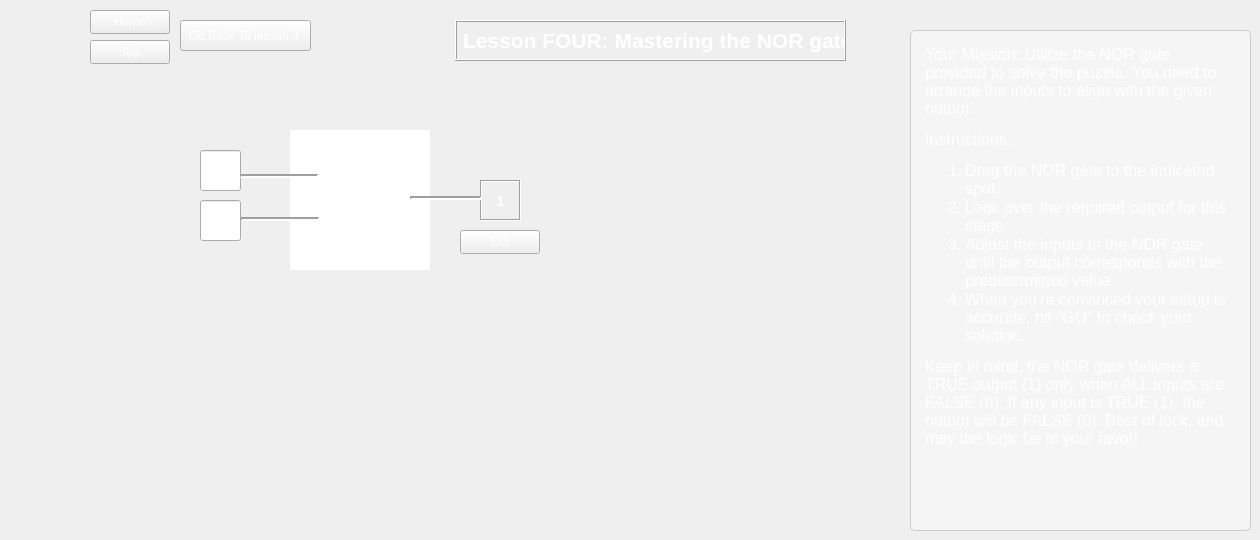
   <widget class="QWidget" name="level4">
    <property name="styleSheet">
     <string notr="true">color: white;</string>
    </property>
    <widget class="CustomLineEdit" name="levelFourInput1">
     <property name="geometry">
      <rect>
       <x>200</x>
       <y>150</y>
       <width>41</width>
       <height>41</height>
      </rect>
     </property>
     <property name="alignment">
      <set>Qt::AlignCenter</set>
     </property>
    </widget>
    <widget class="QPushButton" name="backToLevel1_3">
     <property name="geometry">
      <rect>
       <x>180</x>
       <y>20</y>
       <width>131</width>
       <height>31</height>
      </rect>
     </property>
     <property name="font">
      <font>
       <pointsize>9</pointsize>
      </font>
     </property>
     <property name="text">
      <string>Go Back To lesson 3 </string>
     </property>
    </widget>
    <widget class="CustomLineEdit" name="levelFourInput2">
     <property name="geometry">
      <rect>
       <x>200</x>
       <y>200</y>
       <width>41</width>
       <height>41</height>
      </rect>
     </property>
     <property name="alignment">
      <set>Qt::AlignCenter</set>
     </property>
    </widget>
    <widget class="QPushButton" name="goButtonLevelFour">
     <property name="geometry">
      <rect>
       <x>460</x>
       <y>230</y>
       <width>80</width>
       <height>24</height>
      </rect>
     </property>
     <property name="text">
      <string>GO</string>
     </property>
    </widget>
    <widget class="Custom_GraphicsView" name="gateOneLevel4">
     <property name="geometry">
      <rect>
       <x>290</x>
       <y>130</y>
       <width>140</width>
       <height>140</height>
      </rect>
     </property>
     <property name="frameShape">
      <enum>QFrame::NoFrame</enum>
     </property>
     <property name="lineWidth">
      <number>1</number>
     </property>
    </widget>
    <widget class="QLabel" name="label_8">
     <property name="geometry">
      <rect>
       <x>480</x>
       <y>180</y>
       <width>41</width>
       <height>41</height>
      </rect>
     </property>
     <property name="font">
      <font>
       <pointsize>11</pointsize>
       <bold>true</bold>
      </font>
     </property>
     <property name="frameShape">
      <enum>QFrame::Box</enum>
     </property>
     <property name="frameShadow">
      <enum>QFrame::Sunken</enum>
     </property>
     <property name="text">
      <string>1</string>
     </property>
     <property name="alignment">
      <set>Qt::AlignCenter</set>
     </property>
    </widget>
    <widget class="QPushButton" name="skipButton_4">
     <property name="geometry">
      <rect>
       <x>90</x>
       <y>40</y>
       <width>80</width>
       <height>24</height>
      </rect>
     </property>
     <property name="text">
      <string>Skip</string>
     </property>
    </widget>
    <widget class="QLabel" name="label_9">
     <property name="geometry">
      <rect>
       <x>455</x>
       <y>20</y>
       <width>391</width>
       <height>41</height>
      </rect>
     </property>
     <property name="font">
      <font>
       <pointsize>16</pointsize>
       <bold>true</bold>
      </font>
     </property>
     <property name="frameShape">
      <enum>QFrame::Box</enum>
     </property>
     <property name="frameShadow">
      <enum>QFrame::Raised</enum>
     </property>
     <property name="text">
      <string>Lesson FOUR: Mastering the NOR gate</string>
     </property>
     <property name="textFormat">
      <enum>Qt::MarkdownText</enum>
     </property>
    </widget>
    <widget class="QPushButton" name="homeButton_4">
     <property name="geometry">
      <rect>
       <x>90</x>
       <y>10</y>
       <width>80</width>
       <height>24</height>
      </rect>
     </property>
     <property name="text">
      <string>Home</string>
     </property>
    </widget>
    <widget class="Line" name="line_8">
     <property name="geometry">
      <rect>
       <x>410</x>
       <y>190</y>
       <width>71</width>
       <height>16</height>
      </rect>
     </property>
     <property name="frameShadow">
      <enum>QFrame::Sunken</enum>
     </property>
     <property name="lineWidth">
      <number>2</number>
     </property>
     <property name="orientation">
      <enum>Qt::Horizontal</enum>
     </property>
    </widget>
    <widget class="Line" name="line_12">
     <property name="geometry">
      <rect>
       <x>240</x>
       <y>168</y>
       <width>78</width>
       <height>16</height>
      </rect>
     </property>
     <property name="frameShadow">
      <enum>QFrame::Sunken</enum>
     </property>
     <property name="lineWidth">
      <number>2</number>
     </property>
     <property name="orientation">
      <enum>Qt::Horizontal</enum>
     </property>
    </widget>
    <widget class="Line" name="line_11">
     <property name="geometry">
      <rect>
       <x>241</x>
       <y>211</y>
       <width>78</width>
       <height>16</height>
      </rect>
     </property>
     <property name="frameShadow">
      <enum>QFrame::Sunken</enum>
     </property>
     <property name="lineWidth">
      <number>2</number>
     </property>
     <property name="orientation">
      <enum>Qt::Horizontal</enum>
     </property>
    </widget>
    <widget class="QTextBrowser" name="textBrowser_4">
     <property name="geometry">
      <rect>
       <x>910</x>
       <y>30</y>
       <width>341</width>
       <height>501</height>
      </rect>
     </property>
     <property name="styleSheet">
      <string notr="true">QTextBrowser {
  background-color: #f5f5f5; /* Light grey background */
  color: #333333; /* Dark grey text */
  border: 1px solid #cccccc; /* Light grey border */
  border-radius: 5px; /* Rounded corners */
  padding: 10px; /* Spacing between text and border */
  font-family: 'Segoe UI'; /* Modern font */
  font-size: 12pt; /* Font size */
}

QTextBrowser::hover {
  border-color: #a0a0a0; /* Darker border on hover */
}

QTextBrowser QScrollBar:vertical {
  border: none;
  background: #e0e0e0; /* Scrollbar track color */
  width: 10px; /* Width of the scrollbar */
  margin: 10px 0 10px 0; /* Top and bottom margin */
  border-radius: 4px; /* Rounded corners for scrollbar */
}

QTextBrowser QScrollBar::handle:vertical {
  background: #a5d6a7; /* Color of the scrollbar handle */
  min-height: 20px; /* Minimum handle size */
  border-radius: 4px; /* Rounded corners for handle */
}

QTextBrowser QScrollBar::handle:vertical:hover {
  background: #81c784; /* Scrollbar handle color when hovered */
}

QTextBrowser QScrollBar::add-line:vertical,
QTextBrowser QScrollBar::sub-line:vertical {
  border: none;
  background: none; /* No arrows at the top and bottom */
}

QTextBrowser QScrollBar::add-page:vertical,
QTextBrowser QScrollBar::sub-page:vertical {
  background: none; /* No background for the area between handle and buttons */
}</string>
     </property>
     <property name="html">
      <string>&lt;!DOCTYPE HTML PUBLIC &quot;-//W3C//DTD HTML 4.0//EN&quot; &quot;http://www.w3.org/TR/REC-html40/strict.dtd&quot;&gt;
&lt;html&gt;&lt;head&gt;&lt;meta name=&quot;qrichtext&quot; content=&quot;1&quot; /&gt;&lt;meta charset=&quot;utf-8&quot; /&gt;&lt;style type=&quot;text/css&quot;&gt;
p, li { white-space: pre-wrap; }
hr { height: 1px; border-width: 0; }
li.unchecked::marker { content: &quot;\2610&quot;; }
li.checked::marker { content: &quot;\2612&quot;; }
&lt;/style&gt;&lt;/head&gt;&lt;body style=&quot; font-family:'Segoe UI'; font-size:12pt; font-weight:400; font-style:normal;&quot;&gt;
&lt;p style=&quot; margin-top:12px; margin-bottom:12px; margin-left:0px; margin-right:0px; -qt-block-indent:0; text-indent:0px;&quot;&gt;&lt;span style=&quot; color:#ffffff;&quot;&gt;Your Mission: Utilize the NOR gate provided to solve the puzzle. You need to arrange the inputs to align with the given output.&lt;/span&gt;&lt;/p&gt;
&lt;p style=&quot; margin-top:12px; margin-bottom:12px; margin-left:0px; margin-right:0px; -qt-block-indent:0; text-indent:0px;&quot;&gt;&lt;span style=&quot; color:#ffffff;&quot;&gt;Instructions:&lt;/span&gt;&lt;/p&gt;
&lt;ol style=&quot;margin-top: 0px; margin-bottom: 0px; margin-left: 0px; margin-right: 0px; -qt-list-indent: 1;&quot;&gt;
&lt;li style=&quot; color:#ffffff;&quot; style=&quot; margin-top:12px; margin-bottom:0px; margin-left:0px; margin-right:0px; -qt-block-indent:0; text-indent:0px;&quot;&gt;Drag the NOR gate to the indicated spot.&lt;/li&gt;
&lt;li style=&quot; color:#ffffff;&quot; style=&quot; margin-top:0px; margin-bottom:0px; margin-left:0px; margin-right:0px; -qt-block-indent:0; text-indent:0px;&quot;&gt;Look over the required output for this stage.&lt;/li&gt;
&lt;li style=&quot; color:#ffffff;&quot; style=&quot; margin-top:0px; margin-bottom:0px; margin-left:0px; margin-right:0px; -qt-block-indent:0; text-indent:0px;&quot;&gt;Adjust the inputs to the NOR gate until the output corresponds with the predetermined value.&lt;/li&gt;
&lt;li style=&quot; color:#ffffff;&quot; style=&quot; margin-top:0px; margin-bottom:12px; margin-left:0px; margin-right:0px; -qt-block-indent:0; text-indent:0px;&quot;&gt;When you're convinced your setup is accurate, hit &amp;quot;GO&amp;quot; to check your solution.&lt;/li&gt;&lt;/ol&gt;
&lt;p style=&quot; margin-top:12px; margin-bottom:12px; margin-left:0px; margin-right:0px; -qt-block-indent:0; text-indent:0px;&quot;&gt;&lt;span style=&quot; color:#ffffff;&quot;&gt;Keep in mind, the NOR gate delivers a TRUE output (1) only when ALL inputs are FALSE (0). If any input is TRUE (1), the output will be FALSE (0). Best of luck, and may the logic be in your favor!&lt;/span&gt;&lt;/p&gt;&lt;/body&gt;&lt;/html&gt;</string>
     </property>
    </widget>
   </widget>
